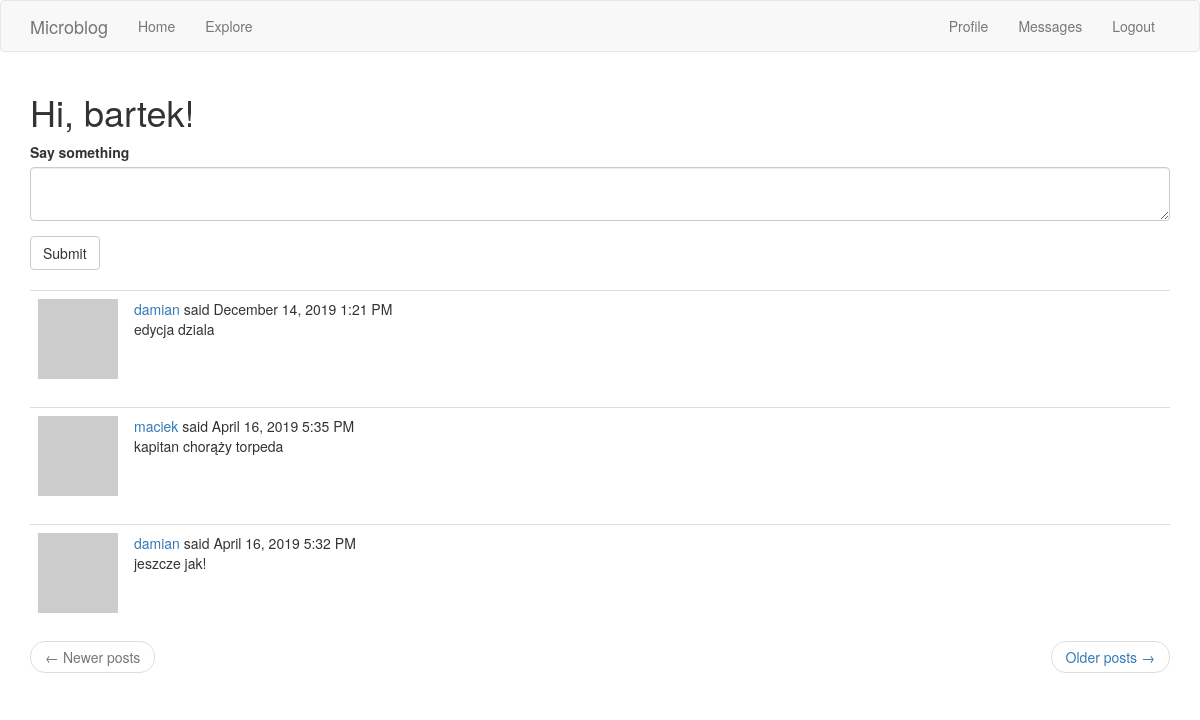
The page /explore (signed in) on the database its author committed.
### app/models.py (models this page shows, shortened)
class User(UserMixin, db.Model):
    id = db.Column(db.Integer, primary_key=True)
    username = db.Column(db.String(64), index=True, unique=True)
    email = db.Column(db.String(120), index=True, unique=True)
    password_hash = db.Column(db.String(128))
    posts = db.relationship('Post', backref='author', lazy='dynamic')
    about_me = db.Column(db.String(140))
    last_seen = db.Column(db.DateTime, default=datetime.utcnow)
    followed = db.relationship(
        'User', secondary=followers,
        primaryjoin=(followers.c.follower_id == id),
        secondaryjoin=(followers.c.followed_id == id),
        backref=db.backref('followers', lazy='dynamic'), lazy='dynamic')
    messages_sent = db.relationship('Message', foreign_keys='Message.sender_id',
                                    backref='author', lazy='dynamic')
    messages_received = db.relationship('Message', foreign_keys='Message.recipient_id',
                                        backref='recipient', lazy='dynamic')
    last_message_read_time = db.Column(db.DateTime)
    def avatar(self, size):
        digest = md5(self.email.lower().encode('utf-8')).hexdigest()
        return 'https://www.gravatar.com/avatar/{}?d=identicon&s={}'.format(
            digest, size)
    def new_messages(self):
        last_read_time = self.last_message_read_time or datetime(1900, 1, 1)
        return Message.query.filter_by(recipient=self).filter(
            Message.timestamp > last_read_time).count()

class Post(db.Model):
    id = db.Column(db.Integer, primary_key=True)
    body = db.Column(db.String(140))
    timestamp = db.Column(db.DateTime, index=True, default=datetime.utcnow)
    user_id = db.Column(db.Integer, db.ForeignKey('user.id'))

### app/routes.py (the view)
@app.route('/explore', methods=['GET'])
@login_required
def explore():
    form = PostForm()
    if form.validate_on_submit():
        post = Post(body=form.post.data, author=current_user)
        db.session.add(post)
        db.session.commit()
        flash('Succesfully added a post!')
        return redirect(url_for('explore'))
    page = request.args.get('page', 1, type=int)
    posts = Post.query.order_by(Post.timestamp.desc()).paginate(
        page, app.config['POSTS_PER_PAGE'], False
    )
    next_url = url_for('explore', page=posts.next_num) \
        if posts.has_next else None
    prev_url = url_for('explore', page=posts.prev_num) \
        if posts.has_prev else None
    return render_template('index.html', title=_("Explore"), form=form, posts=posts.items,
                           next_url=next_url, prev_url=prev_url)

### app/forms.py
class PostForm(FlaskForm):
    post = TextAreaField(_l('Say something'), validators=[DataRequired(), Length(min=1, max=140)])
    submit = SubmitField(_l('Submit'))

### app/models.py (called while the page is built)
@login.user_loader
def load_user(id):
    return User.query.get(int(id))

### app/routes.py (called while the page is built)
@app.before_request
def before_request():
    if current_user.is_authenticated:
        current_user.last_seen = datetime.utcnow()
        db.session.commit()
    g.locale = str(get_locale())

### app/templates/index.html
{% extends "base.html" %}
{% import 'bootstrap/wtf.html' as wtf %}
{% block app_content %}
    <h1>{{ _('Hi, %(username)s!', username=current_user.username) }}</h1>
    {% if form %}
    {{ wtf.quick_form(form) }}
    <br>
    {% endif %}
    {% for post in posts %}
        {% include '_post.html' %}
    {% endfor %}
    <nav aria-label="...">
        <ul class="pager">
            <li class="previous{% if not prev_url %} disabled{% endif %}">
                <a href="{{ prev_url or '#' }}">
                    <span aria-hidden="true">&larr;</span> {{ _('Newer posts') }}
                </a>
            </li>
            <li class="next{% if not next_url %} disabled{% endif %}">
                <a href="{{ next_url or '#' }}">
                    {{ _('Older posts') }} <span aria-hidden="true">&rarr;</span>
                </a>
            </li>
        </ul>
    </nav>
{% endblock %}

### app/templates/_post.html (shortened to what this page needs)
    <table class="table table-hover">
        <tr>
            <td width="30px">
                <a href="{{ url_for('user', username=post.author.username) }}">
                    <img src="{{ post.author.avatar(30) }}" />
                </a>
            </td>
            <td>
                {{ _('%(username)s said %(when)s',
                    username=user_link, when=moment(post.timestamp).format('LLL')) }}
                <br>
                {{ post.body }}
            </td>
        </tr>
    </table>

### rows shown on the page
Post: body "edycja dziala"
Post: body "kapitan chorąży torpeda"
Post: body "jeszcze jak!"
